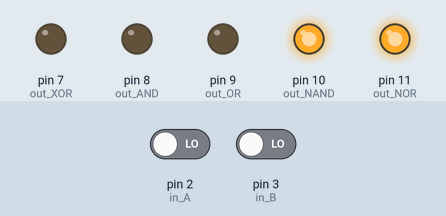
This sketch was run on a simulated Arduino Uno, built with avr-gcc and run on an emulated ATmega328P. Parts: output pins drawn as LEDs (lit = HIGH). The inputs (shaded band) are chosen by the test bench; at power-on: pin 2 (in_A) LOW, pin 3 (in_B) LOW.

Above: at 1.2 s.
1.3 s: pin 2 (in_A) driven HIGH
At 2.0 s:
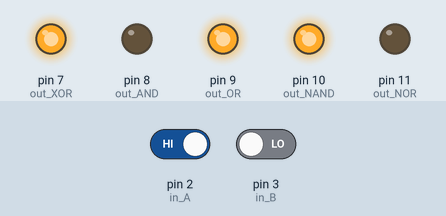
2.8 s: pin 3 (in_B) driven HIGH
At 3.2 s:
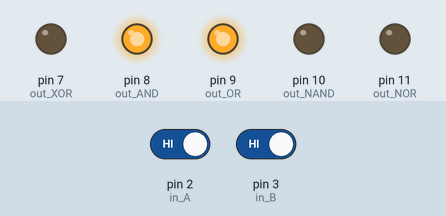
4.3 s: pin 2 (in_A) driven LOW
At 5.5 s:
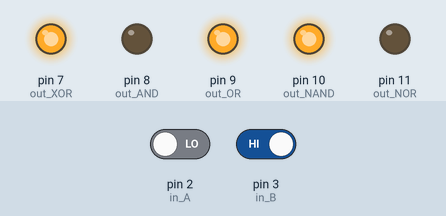
5.8 s: pin 3 (in_B) driven LOW
At 6.7 s:
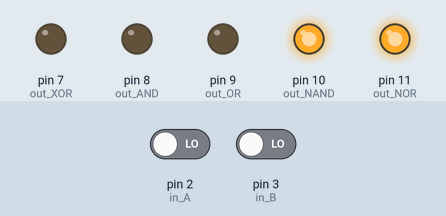
Timing chart, 0 to 8.3 s (numbered marks = the images above; inputs shaded):
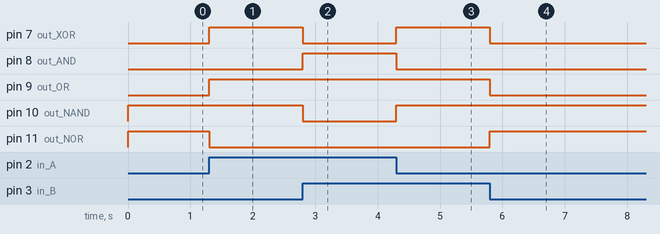

The sketch:

logic_gates.ino
```cpp
// C++ code
// Lab. Electronica Digital II
// Logic Gates


// Etiqueta
// Input pin no.
#define in_A 2 //entrada A
#define in_B 3 //entrada B

// Output pin no.
#define out_AND 8
#define out_OR  9
#define out_NAND  10
#define out_NOR  11
#define out_XOR  7

// Lectura de datos
#define read_in_A digitalRead(in_A)== HIGH
#define read_in_B digitalRead(in_B)== HIGH


// Salidas
// OR
#define out_OR_HIGH digitalWrite(out_OR,HIGH)
#define out_OR_LOW  digitalWrite(out_OR,LOW)
// AND
#define out_AND_HIGH digitalWrite(out_AND,HIGH)
#define out_AND_LOW  digitalWrite(out_AND,LOW)
// NAND
#define out_NAND_HIGH digitalWrite(out_NAND,HIGH)
#define out_NAND_LOW  digitalWrite(out_NAND,LOW)
// NOR
#define out_NOR_HIGH digitalWrite(out_NOR,HIGH)
#define out_NOR_LOW  digitalWrite(out_NOR,LOW)
// XOR
#define out_XOR_HIGH digitalWrite(out_XOR,HIGH)
#define out_XOR_LOW  digitalWrite(out_XOR,LOW)


void setup()
{
  // Modo lectura/escribir pin
  //--Inputs
  pinMode(in_A,INPUT);
  pinMode(in_B,INPUT);

  //--Outputs
  pinMode(out_OR,OUTPUT);
  pinMode(out_AND,OUTPUT);
  pinMode(out_NAND,OUTPUT);
  pinMode(out_NOR,OUTPUT);
  pinMode(out_XOR,OUTPUT);
}


void loop()
{
  //lógica OR
  if (read_in_A || read_in_B)
  {
    out_OR_HIGH;
  }
  else
  {
    out_OR_LOW;
  }


  //lógica AND
  if (read_in_A && read_in_B)
  {
    out_AND_HIGH;
  }
  else
  {
    out_AND_LOW;
  }


  //lógica NAND
  if (!(read_in_A && read_in_B))
  {
    out_NAND_HIGH;
  }
  else
  {
    out_NAND_LOW;
  }


  //lógica NOR
  if (!(read_in_A || read_in_B))
  {
    out_NOR_HIGH;
  }
  else
  {
    out_NOR_LOW;
  }


  //lógica XOR
  if ((read_in_A && !(read_in_B)) || (!(read_in_A) && (read_in_B)))
  {
    out_XOR_HIGH;
  }
  else
  {
    out_XOR_LOW;
  }

}
```

Measured:
- after the input at 1.3 s, pin 7 (out_XOR), pin 9 (out_OR): LOW → HIGH at once; pin 11 (out_NOR): HIGH → LOW at once
- after the input at 2.8 s, pin 7 (out_XOR), pin 10 (out_NAND): HIGH → LOW at once; pin 8 (out_AND): LOW → HIGH at once
- after the input at 4.3 s, pin 7 (out_XOR), pin 10 (out_NAND): LOW → HIGH at once; pin 8 (out_AND): HIGH → LOW at once
- after the input at 5.8 s, pin 7 (out_XOR), pin 9 (out_OR): HIGH → LOW at once; pin 11 (out_NOR): LOW → HIGH at once
